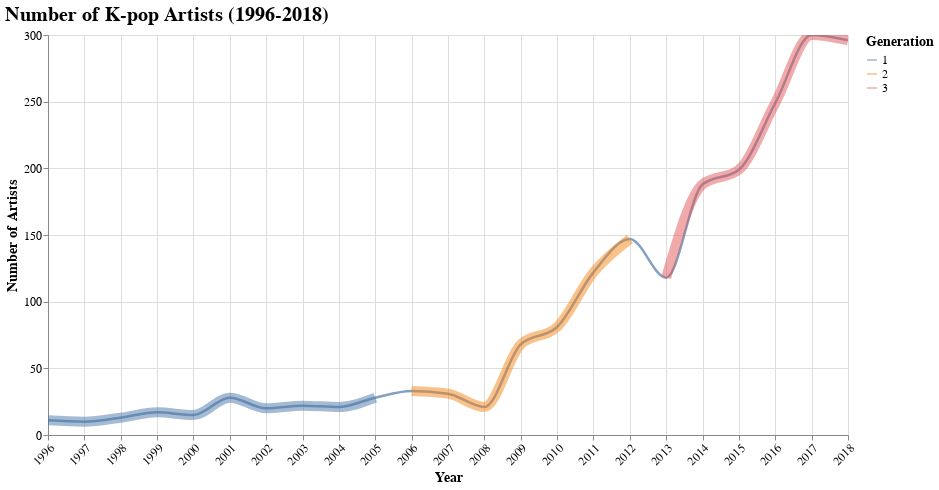

The code cell stored with this chart in its notebook:
### Markdown cell above
### Annotation: 

The 2nd Generation (2005–2011): There was a significant rise in debuts of K-pop idols around 2010, peaking at approximately 150 artists. The second generation is dubbed the ‘Golden Age of K-Pop’ with the most iconic songs to date

### Code cell
chart_1996_2018

### Figure 1 — Vega-Lite specification as saved in the notebook (floating-point values rounded to 4 significant figures)
{"config": {"view": {"continuousWidth": 300, "continuousHeight": 300, "strokeWidth": 0}, "axis": {"labelFontSize": 12, "titleFontSize": 14}, "legend": {"labelFontSize": 12, "titleFontSize": 14}, "title": {"anchor": "start", "fontSize": 20}}, "layer": [{"mark": {"type": "line", "interpolate": "monotone", "opacity": 0.7, "size": 2.5}, "encoding": {"tooltip": [{"field": "id_artist", "title": "Number of Artists", "type": "quantitative"}, {"field": "generation", "title": "Generation", "type": "nominal"}], "x": {"axis": {"format": ".0f", "labelAngle": -45}, "field": "year", "title": "Year", "type": "quantitative"}, "y": {"axis": {"tickCount": 5, "tickMinStep": 1}, "field": "id_artist", "title": "Number of Artists", "type": "quantitative"}}, "name": "view_13", "title": {"text": "Number of K-pop Artists (1996-2018)", "anchor": "start", "fontSize": 20}, "transform": [{"filter": "((datum.year >= 1996) && (datum.year <= 2018))"}]}, {"mark": {"type": "line", "interpolate": "monotone", "opacity": 0.5, "size": 10}, "encoding": {"color": {"field": "generation", "scale": {"scheme": "tableau10"}, "title": "Generation", "type": "nominal"}, "tooltip": [{"field": "year", "format": "%Y", "title": "Year", "type": "temporal"}, {"field": "id_artist", "title": "Number of Artists", "type": "quantitative"}, {"field": "generation", "title": "Generation", "type": "nominal"}], "x": {"axis": {"format": ".0f", "labelAngle": -45}, "field": "year", "title": "Year", "type": "quantitative"}, "y": {"axis": {"tickCount": 5, "tickMinStep": 1}, "field": "id_artist", "title": "Number of Artists", "type": "quantitative"}}, "title": {"text": "Number of K-pop Artists (1996-2018)", "anchor": "start", "fontSize": 20}, "transform": [{"filter": "((datum.year >= 1996) && (datum.year <= 2018))"}]}], "data": {"name": "data-7c76084b9acf974639892bb8d912e17c"}, "height": 400, "params": [{"name": "param_3", "select": {"type": "interval", "encodings": ["x"]}, "bind": "scales", "views": ["view_13"]}], "width": 800, "$schema": "https://vega.github.io/schema/vega-lite/v5.8.0.json", "datasets": {"data-7c76084b9acf974639892bb8d912e17c": [{"year": 1996, "id_artist": 11, "generation": 1}, {"year": 1997, "id_artist": 10, "generation": 1}, {"year": 1998, "id_artist": 13, "generation": 1}, {"year": 1999, "id_artist": 17, "generation": 1}, {"year": 2000, "id_artist": 15, "generation": 1}, {"year": 2001, "id_artist": 28, "generation": 1}, {"year": 2002, "id_artist": 20, "generation": 1}, {"year": 2003, "id_artist": 22, "generation": 1}, {"year": 2004, "id_artist": 21, "generation": 1}, {"year": 2005, "id_artist": 28, "generation": 1}, {"year": 2006, "id_artist": 33, "generation": 2}, {"year": 2007, "id_artist": 31, "generation": 2}, {"year": 2008, "id_artist": 21, "generation": 2}, {"year": 2009, "id_artist": 68, "generation": 2}, {"year": 2010, "id_artist": 81, "generation": 2}, {"year": 2011, "id_artist": 122, "generation": 2}, {"year": 2012, "id_artist": 147, "generation": 2}, {"year": 2013, "id_artist": 118, "generation": 3}, {"year": 2014, "id_artist": 188, "generation": 3}, {"year": 2015, "id_artist": 199, "generation": 3}, {"year": 2016, "id_artist": 249, "generation": 3}, {"year": 2017, "id_artist": 300, "generation": 3}, {"year": 2018, "id_artist": 296, "generation": 3}, {"year": 2019, "id_artist": 296, "generation": 4}, {"year": 2020, "id_artist": 299, "generation": 4}, {"year": 2021, "id_artist": 266, "generation": 4}, {"year": 2022, "id_artist": 306, "generation": 4}, {"year": 2023, "id_artist": 278, "generation": 4}, {"year": 2024, "id_artist": 250, "generation": 5}]}}
